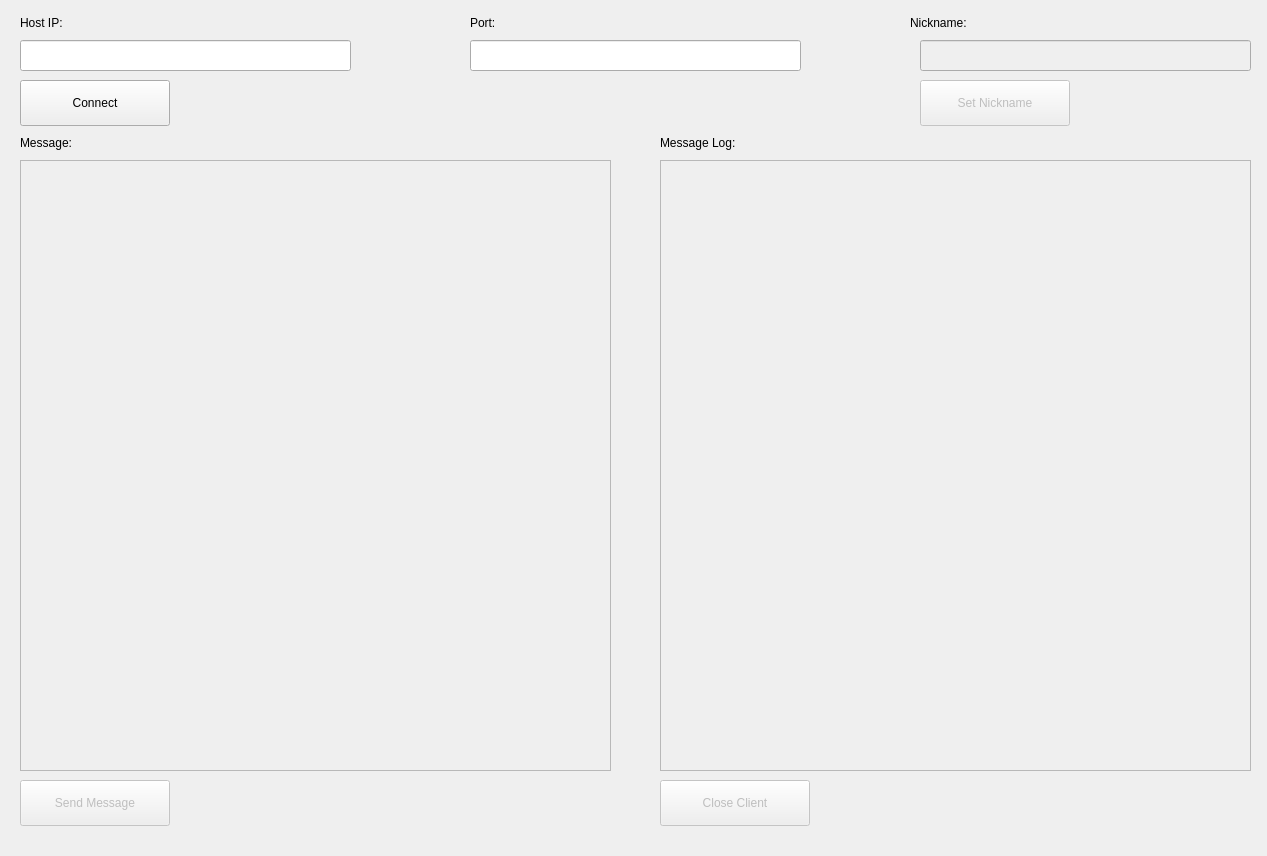
<?xml version="1.0" encoding="UTF-8"?>
<ui version="4.0">
 <class>Form</class>
 <widget class="QWidget" name="Form">
  <property name="geometry">
   <rect>
    <x>0</x>
    <y>0</y>
    <width>1267</width>
    <height>856</height>
   </rect>
  </property>
  <property name="windowTitle">
   <string>Form</string>
  </property>
  <property name="styleSheet">
   <string notr="true"/>
  </property>
  <widget class="QLabel" name="hostLbl">
   <property name="geometry">
    <rect>
     <x>20</x>
     <y>10</y>
     <width>89</width>
     <height>25</height>
    </rect>
   </property>
   <property name="text">
    <string>Host IP:</string>
   </property>
  </widget>
  <widget class="QLabel" name="portLbl">
   <property name="geometry">
    <rect>
     <x>470</x>
     <y>10</y>
     <width>89</width>
     <height>25</height>
    </rect>
   </property>
   <property name="text">
    <string>Port:</string>
   </property>
  </widget>
  <widget class="QLabel" name="logLbl">
   <property name="geometry">
    <rect>
     <x>660</x>
     <y>130</y>
     <width>291</width>
     <height>25</height>
    </rect>
   </property>
   <property name="text">
    <string>Message Log:</string>
   </property>
  </widget>
  <widget class="QLabel" name="msgLbl">
   <property name="geometry">
    <rect>
     <x>20</x>
     <y>130</y>
     <width>89</width>
     <height>25</height>
    </rect>
   </property>
   <property name="text">
    <string>Message:</string>
   </property>
  </widget>
  <widget class="QLineEdit" name="hostTxt">
   <property name="geometry">
    <rect>
     <x>20</x>
     <y>40</y>
     <width>331</width>
     <height>31</height>
    </rect>
   </property>
  </widget>
  <widget class="QPushButton" name="connectBtn">
   <property name="geometry">
    <rect>
     <x>20</x>
     <y>80</y>
     <width>150</width>
     <height>46</height>
    </rect>
   </property>
   <property name="text">
    <string>Connect</string>
   </property>
  </widget>
  <widget class="QTextEdit" name="msgTxt">
   <property name="enabled">
    <bool>false</bool>
   </property>
   <property name="geometry">
    <rect>
     <x>20</x>
     <y>160</y>
     <width>591</width>
     <height>611</height>
    </rect>
   </property>
  </widget>
  <widget class="QPushButton" name="sendBtn">
   <property name="enabled">
    <bool>false</bool>
   </property>
   <property name="geometry">
    <rect>
     <x>20</x>
     <y>780</y>
     <width>150</width>
     <height>46</height>
    </rect>
   </property>
   <property name="text">
    <string>Send Message</string>
   </property>
  </widget>
  <widget class="QPushButton" name="nicknameBtn">
   <property name="enabled">
    <bool>false</bool>
   </property>
   <property name="geometry">
    <rect>
     <x>920</x>
     <y>80</y>
     <width>150</width>
     <height>46</height>
    </rect>
   </property>
   <property name="text">
    <string>Set Nickname</string>
   </property>
  </widget>
  <widget class="QLabel" name="nicknameLbl">
   <property name="geometry">
    <rect>
     <x>910</x>
     <y>10</y>
     <width>111</width>
     <height>25</height>
    </rect>
   </property>
   <property name="text">
    <string>Nickname:</string>
   </property>
  </widget>
  <widget class="QPushButton" name="closeBtn">
   <property name="enabled">
    <bool>false</bool>
   </property>
   <property name="geometry">
    <rect>
     <x>660</x>
     <y>780</y>
     <width>150</width>
     <height>46</height>
    </rect>
   </property>
   <property name="text">
    <string>Close Client</string>
   </property>
  </widget>
  <widget class="QLineEdit" name="portTxt">
   <property name="geometry">
    <rect>
     <x>470</x>
     <y>40</y>
     <width>331</width>
     <height>31</height>
    </rect>
   </property>
  </widget>
  <widget class="QLineEdit" name="nicknameTxt">
   <property name="enabled">
    <bool>false</bool>
   </property>
   <property name="geometry">
    <rect>
     <x>920</x>
     <y>40</y>
     <width>331</width>
     <height>31</height>
    </rect>
   </property>
  </widget>
  <widget class="QTextEdit" name="logTxt">
   <property name="enabled">
    <bool>false</bool>
   </property>
   <property name="geometry">
    <rect>
     <x>660</x>
     <y>160</y>
     <width>591</width>
     <height>611</height>
    </rect>
   </property>
   <property name="readOnly">
    <bool>true</bool>
   </property>
  </widget>
 </widget>
 <resources/>
 <connections/>
</ui>
